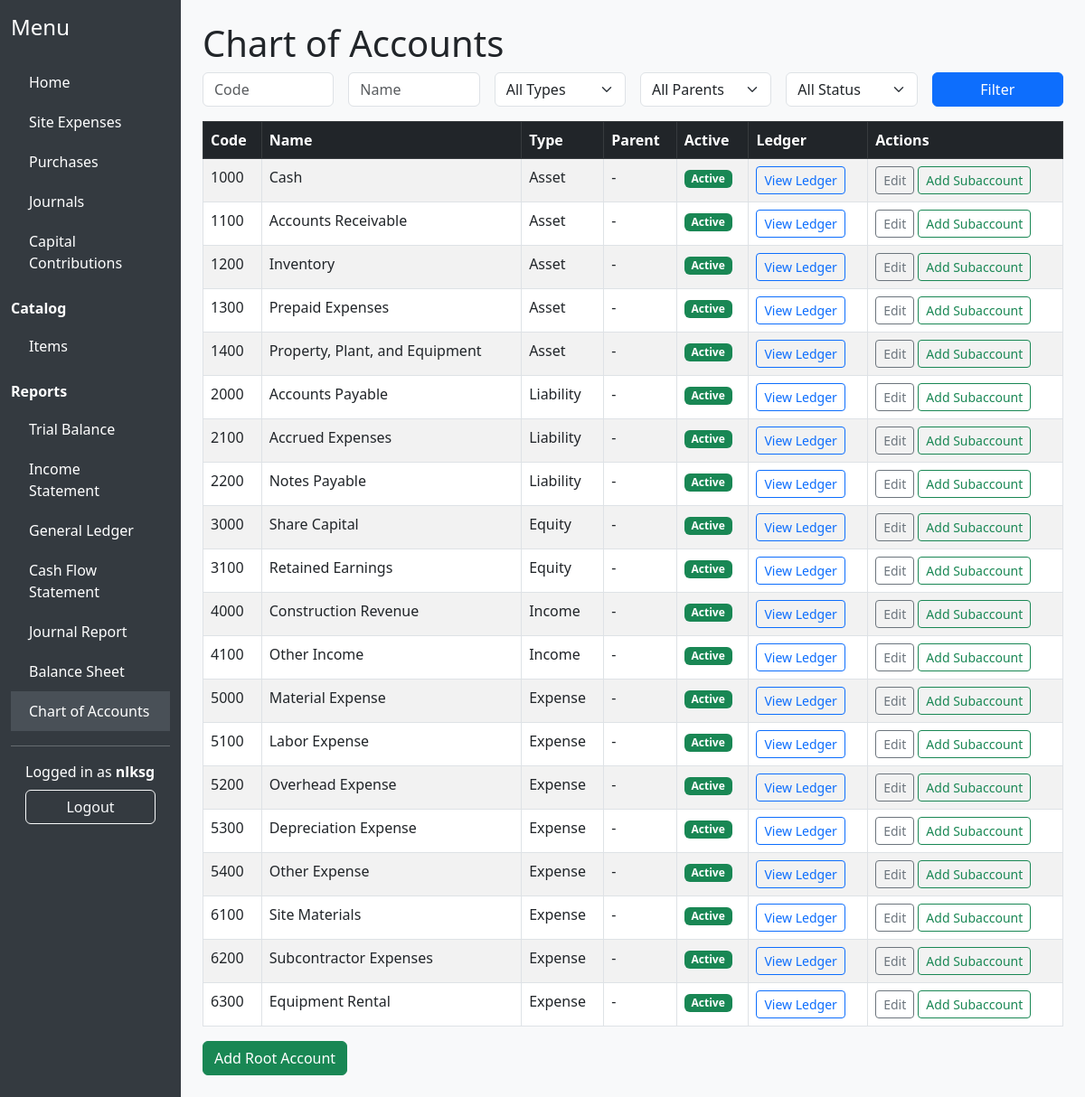
/accounting/accounts/ (signed in), run on an earlier commit of the app's database.
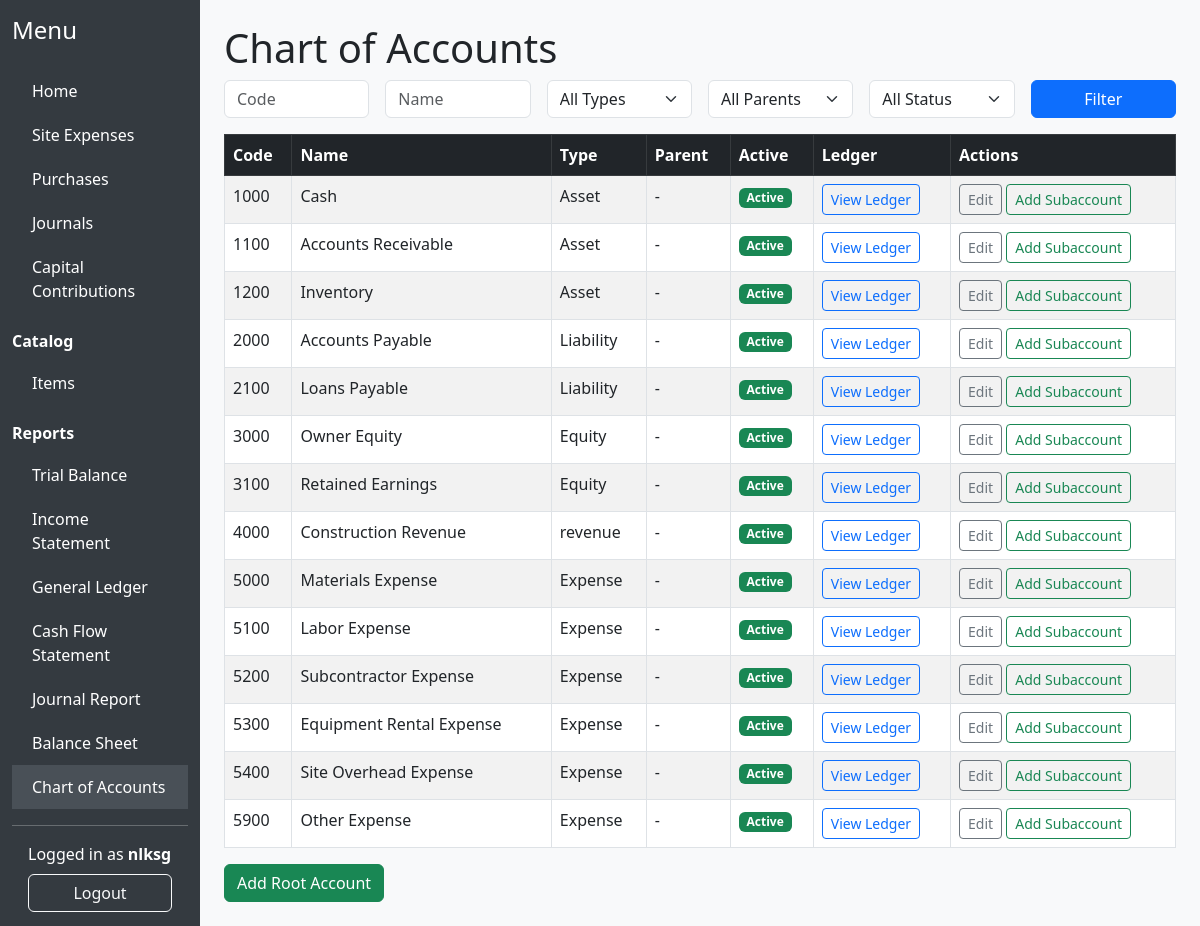
And on a later commit of the database.
### accounting/models.py (models this page shows, shortened)
class Account(models.Model):
    ACCOUNT_TYPES = [
        ('asset', 'Asset'),
        ('liability', 'Liability'),
        ('equity', 'Equity'),
        ('income', 'Income'),
        ('expense', 'Expense'),
    ]
    name = models.CharField(max_length=100)
    type = models.CharField(max_length=10, choices=ACCOUNT_TYPES)
    account_code = models.CharField(max_length=20, unique=True)
    parent = models.ForeignKey('self', null=True, blank=True, on_delete=models.SET_NULL, related_name='children')
    active = models.BooleanField(default=True)
    def get_ledger_url(self):
        from django.urls import reverse
        return reverse('accounting:account_ledger', args=[self.pk])

### accounting/views_ledger.py (the view)
# urls.py: path('accounts/', views_ledger.account_list, name='account_list'),
@login_required
def account_list(request):
    accounts = Account.objects.all().order_by('account_code')
    parents = Account.objects.filter(parent__isnull=True)
    code = request.GET.get('code', '').strip()
    name = request.GET.get('name', '').strip()
    type_ = request.GET.get('type', '')
    parent = request.GET.get('parent', '')
    active = request.GET.get('active', '')
    if code:
        accounts = accounts.filter(account_code__icontains=code)
    if name:
        accounts = accounts.filter(name__icontains=name)
    if type_:
        accounts = accounts.filter(type=type_)
    if parent:
        accounts = accounts.filter(parent__pk=parent)
    if active != '':
        accounts = accounts.filter(active=(active == '1'))
    account_tree = build_account_tree(accounts)
    return render(request, 'accounting/account_list.html', {'accounts': accounts, 'parents': parents, 'account_tree': account_tree})

### accounting/templatetags/accounting_extras.py (called while the page is built)
@register.filter
def startswith(text, starts):
    if isinstance(text, str):
        return text.startswith(starts)
    return False

@register.filter(name='is_accountant_or_admin')
def is_accountant_or_admin(user):
    return user.groups.filter(name__in=['Accountant', 'Admin']).exists()

### accounting/views_ledger.py (called while the page is built)
def build_account_tree(accounts):
    account_dict = {a.pk: a for a in accounts}
    tree = []
    children = {a.pk: [] for a in accounts}
    for a in accounts:
        if a.parent_id:
            children[a.parent_id].append(a)
        else:
            tree.append(a)
    def attach_children(node):
        node._children = children[node.pk]
        for child in node._children:
            attach_children(child)
    for root in tree:
        attach_children(root)
    return tree

### accounting/templates/accounting/account_list.html (shortened to what this page needs)
{% extends 'accounting/base.html' %}
{% block content %}
<h1>Chart of Accounts</h1>
<form method="get" class="row g-3 mb-3">
    <div class="col-md-2">
        <input type="text" name="code" value="{{ request.GET.code }}" class="form-control" placeholder="Code">
    </div>
    <div class="col-md-2">
        <input type="text" name="name" value="{{ request.GET.name }}" class="form-control" placeholder="Name">
    </div>
    <div class="col-md-2">
        <select name="type" class="form-select">
            <option value="">All Types</option>
        </select>
    </div>
    <div class="col-md-2">
        <select name="parent" class="form-select">
            <option value="">All Parents</option>
        </select>
    </div>
    <div class="col-md-2">
        <select name="active" class="form-select">
            <option value="">All Status</option>
        </select>
    </div>
    <div class="col-md-2">
        <button type="submit" class="btn btn-primary w-100">Filter</button>
    </div>
</form>
<div class="table-responsive">
    <table class="table table-bordered table-striped bg-white">
        <thead class="table-dark">
        <tr>
            <th>Code</th>
            <th>Name</th>
            <th>Type</th>
            <th>Parent</th>
            <th>Active</th>
            <th>Ledger</th>
            <th>Actions</th>
        </tr>
        </thead>
        <tbody>
        {% load accounting_extras %}
        {% for account in account_tree %}
            {% render_account_tree account 0 %}
        {% endfor %}
        </tbody>
    </table>
</div>
<a href="{% url 'accounting:account_create' %}" class="btn btn-success">Add Root Account</a>
{% endblock %}

What changed in the data, as far as the page shows it:
removed Account: active+account_code+name "1300 Prepaid Expenses Asset - Active View Ledger Edit Add Subaccount"
removed Account: active+account_code+name "1400 Property, Plant, and Equipment Asset - Active View Ledger Edit Add Subaccount"
removed Account: active+account_code+name "2100 Accrued Expenses Liability - Active View Ledger Edit Add Subaccount"
removed Account: active+account_code+name "2200 Notes Payable Liability - Active View Ledger Edit Add Subaccount"
removed Account: active+account_code+name "3000 Share Capital Equity - Active View Ledger Edit Add Subaccount"
removed Account: active+account_code+name "4000 Construction Revenue Income - Active View Ledger Edit Add Subaccount"
removed Account: active+account_code+name "4100 Other Income Income - Active View Ledger Edit Add Subaccount"
removed Account: active+account_code+name "5000 Material Expense Expense - Active View Ledger Edit Add Subaccount"
removed Account: active+account_code+name "5200 Overhead Expense Expense - Active View Ledger Edit Add Subaccount"
removed Account: active+account_code+name "5300 Depreciation Expense Expense - Active View Ledger Edit Add Subaccount"
removed Account: active+account_code+name "5400 Other Expense Expense - Active View Ledger Edit Add Subaccount"
removed Account: active+account_code+name "6100 Site Materials Expense - Active View Ledger Edit Add Subaccount"
removed Account: active+account_code+name "6200 Subcontractor Expenses Expense - Active View Ledger Edit Add Subaccount"
removed Account: active+account_code+name "6300 Equipment Rental Expense - Active View Ledger Edit Add Subaccount"
added Account: active+account_code+name "2100 Loans Payable Liability - Active View Ledger Edit Add Subaccount"
added Account: active+account_code+name "3000 Owner Equity Equity - Active View Ledger Edit Add Subaccount"
added Account: active+account_code+name "4000 Construction Revenue revenue - Active View Ledger Edit Add Subaccount"
added Account: active+account_code+name "5000 Materials Expense Expense - Active View Ledger Edit Add Subaccount"
added Account: active+account_code+name "5200 Subcontractor Expense Expense - Active View Ledger Edit Add Subaccount"
added Account: active+account_code+name "5300 Equipment Rental Expense Expense - Active View Ledger Edit Add Subaccount"
added Account: active+account_code+name "5400 Site Overhead Expense Expense - Active View Ledger Edit Add Subaccount"
added Account: active+account_code+name "5900 Other Expense Expense - Active View Ledger Edit Add Subaccount"
